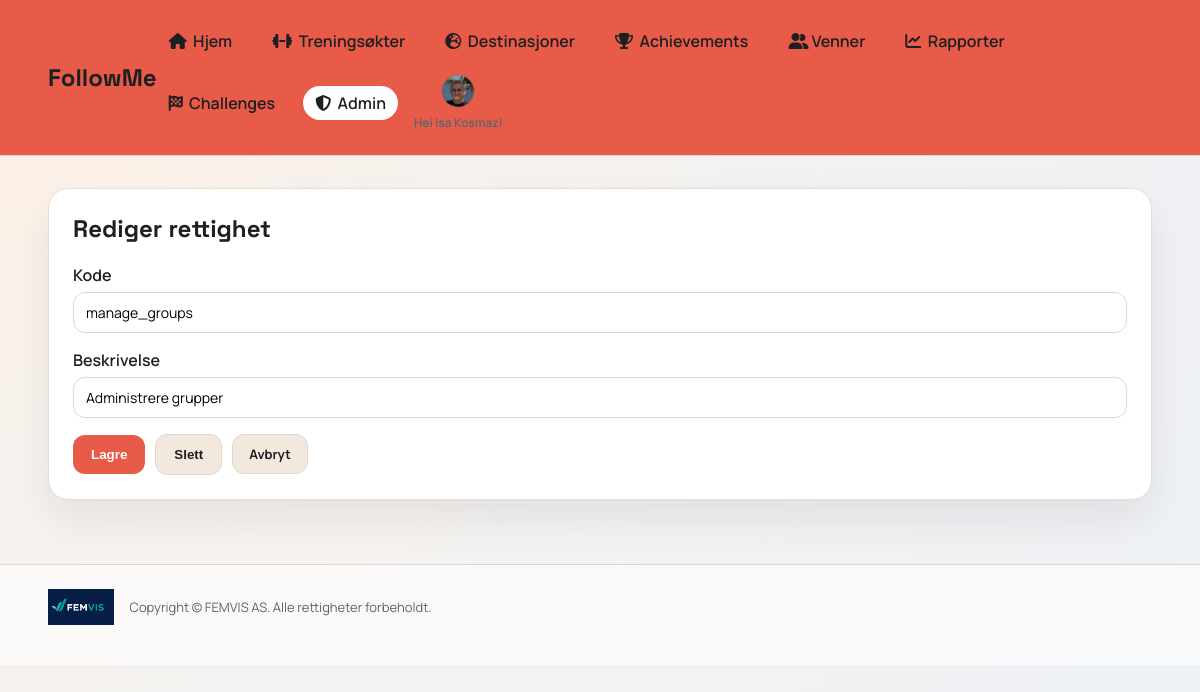
Page /admin/permissions/2/edit (signed in) on the committed database.
### app.py (models this page shows)
class User(db.Model):
    id = db.Column(db.Integer, primary_key=True)
    username = db.Column(db.String(40), unique=True, nullable=False)
    full_name = db.Column(db.String(120), nullable=False)
    email = db.Column(db.String(120), unique=True, nullable=False)
    password_hash = db.Column(db.String(255), nullable=False)
    role = db.Column(db.String(20), default="user", nullable=False)
    avatar_color = db.Column(db.String(20), default="#2d7d46", nullable=False)
    avatar_icon = db.Column(db.String(20), default="boot", nullable=False)
    avatar_image = db.Column(db.String(255), nullable=True)
    created_at = db.Column(db.DateTime, default=datetime.utcnow, nullable=False)

class Permission(db.Model):
    id = db.Column(db.Integer, primary_key=True)
    code = db.Column(db.String(80), unique=True, nullable=False)
    description = db.Column(db.String(200), nullable=True)

### app.py (the view)
@app.route("/admin/permissions/<int:permission_id>/edit", methods=["GET", "POST"])
@login_required
def admin_permission_edit(permission_id):
    admin = get_current_user()
    if admin.role != "admin":
        flash("Du har ikke tilgang.")
        return redirect(url_for("index"))
    permission = db.session.get(Permission, permission_id)
    if not permission:
        flash("Fant ikke rettighet.")
        return redirect(url_for("admin_permissions"))
    if request.method == "POST":
        permission.code = request.form["code"].strip()
        permission.description = request.form["description"].strip()
        db.session.commit()
        flash("Rettighet oppdatert.")
        return redirect(url_for("admin_permissions"))
    return render_template("admin_permission_edit.html", user=admin, permission=permission)

### app.py (called while the page is built)
def login_required(view):
    @wraps(view)
    def wrapper(*args, **kwargs):
        if "user_id" not in session:
            return redirect(url_for("login"))
        user = db.session.get(User, session["user_id"])
        if not user:
            session.clear()
            return redirect(url_for("login"))
        return view(*args, **kwargs)
    return wrapper

def get_current_user():
    if "user_id" not in session:
        return None
    user = db.session.get(User, session["user_id"])
    if not user:
        session.clear()
        return None
    return user

### templates/admin_permission_edit.html (shortened to what this page needs)
{% extends "base.html" %}
{% set title = "Rediger rettighet" %}
{% block content %}
<section class="card">
  <h2>Rediger rettighet</h2>
  <form method="post" class="form">
    <label>Kode
      <input type="text" name="code" value="{{ permission.code }}" required>
    </label>
    <label>Beskrivelse
      <input type="text" name="description" value="{{ permission.description }}">
    </label>
    <div class="form-actions">
      <button class="button" type="submit">Lagre</button>
      <button class="button secondary" type="submit" form="delete-permission">Slett</button>
      <a class="button secondary small" href="{{ url_for('admin_permissions') }}">Avbryt</a>
    </div>
  </form>
</section>
{% endblock %}

### templates/base.html (shortened to what this page needs)
<!doctype html>
<html lang="no">
<head>
  <link rel="stylesheet" href="{{ url_for('static', filename='css/style.css') }}">
  <link rel="stylesheet" href="https://cdnjs.cloudflare.com/ajax/libs/font-awesome/6.5.2/css/all.min.css">
</head>
<body>
  <div class="app-shell">
    <header class="topbar">
      <a class="brand-link" href="{{ url_for('index') }}"><div class="brand">FollowMe</div></a>
      {% if user %}
      <div class="nav-shell">
        <nav class="nav">
          <a href="{{ url_for('index') }}" class="{% if request.path == url_for('index') %}active{% endif %}"><i class="fa-solid fa-house"></i>&nbsp; Hjem</a>
          <a href="{{ url_for('workouts') }}" class="{% if request.path.startswith(url_for('workouts')) %}active{% endif %}"><i class="fa-solid fa-dumbbell"></i>&nbsp; Treningsøkter</a>
          <a href="{{ url_for('destinations') }}" class="{% if request.path.startswith(url_for('destinations')) %}active{% endif %}"><i class="fa-solid fa-earth-europe"></i>&nbsp; Destinasjoner</a>
          <a href="{{ url_for('achievements') }}" class="{% if request.path.startswith(url_for('achievements')) %}active{% endif %}"><i class="fa-solid fa-trophy"></i>&nbsp; Achievements</a>
          <a href="{{ url_for('friends') }}" class="{% if request.path.startswith(url_for('friends')) %}active{% endif %}"><i class="fa-solid fa-user-group"></i> Venner</a>
          <a href="{{ url_for('reports') }}" class="{% if request.path.startswith(url_for('reports')) %}active{% endif %}"><i class="fa-solid fa-chart-line"></i>&nbsp; Rapporter</a>
          <a href="{{ url_for('challenges') }}" class="{% if request.path.startswith(url_for('challenges')) %}active{% endif %}"><i class="fa-solid fa-flag-checkered"></i>&nbsp; Challenges</a>
          {% if user.role == 'admin' %}
          <a href="{{ url_for('admin_dashboard') }}" class="{% if request.path.startswith('/admin') %}active{% endif %}"><i class="fa-solid fa-shield-halved"></i>&nbsp; Admin</a>
          {% endif %}
          <div class="nav-avatar-wrap">
            <a class="nav-avatar {% if user.avatar_image %}has-image{% endif %}" href="{{ url_for('profile') }}" style="--accent: {{ user.avatar_color }}" aria-label="Profil">
              {% if user.avatar_image %}
                <img src="{{ url_for('static', filename='uploads/' ~ user.avatar_image) }}" alt="Avatar">
              {% endif %}
            </a>
            <div class="nav-welcome">Hei {{ user.full_name }}!</div>
          </div>
        </nav>
      </div>
      {% endif %}
    </header>
    <main class="main">
      {% block content %}{% endblock %}
    </main>
    <footer class="footer">
      <div class="footer-inner">
        <img src="{{ url_for('static', filename='img/logo.jpg') }}" alt="FEMVIS AS logo">
        <p>Copyright © FEMVIS AS. Alle rettigheter forbeholdt.</p>
      </div>
    </footer>
  </div>
</body>
</html>

### static/css/style.css (style rules this page uses)
:root { --bg: #f6f2ee; --bg-2: #edf1f6; --card: #ffffff; --ink: #1e1f22; --muted: #5d6470; --accent: #2d7d46; --accent-2: #d96d4e; --stroke: #e0d7ce; }
* { box-sizing: border-box; }
body { margin: 0; font-family: "Manrope", sans-serif; color: var(--ink); background: radial-gradient(circle at top left, #fff1e6 0%, var(--bg) 35%, var(--bg-2) 100%); }
.app-shell { min-height: 100vh; }
.topbar { display: flex; align-items: center; justify-content: space-between; padding: 24px 48px; position: sticky; top: 0; backdrop-filter: blur(6px); background: #e85b48; border-bottom: 1px solid var(--stroke); z-index: 10; }
.brand { font-family: "Space Grotesk", sans-serif; font-size: 24px; font-weight: 700; }
.brand-link { text-decoration: none; color: inherit; }
.nav { display: flex; gap: 16px; flex-wrap: wrap; align-items: center; }
.nav a { text-decoration: none; color: var(--ink); font-weight: 600; padding: 6px 12px; border-radius: 999px; }
.nav a.active { background: var(--card); }
.nav a.nav-avatar { padding: 0; }
.nav-avatar { width: 34px; height: 34px; border-radius: 50%; background: var(--accent); display: flex; align-items: center; justify-content: center; color: #fff; font-weight: 700; overflow: hidden; border: 1px solid rgba(0, 0, 0, 0.08); padding: 0; }
.nav-avatar img { width: 100%; height: 100%; object-fit: cover; display: block; border-radius: 50%; }
.nav-avatar.has-image { background: transparent; }
.nav-avatar-wrap { position: relative; display: flex; align-items: center; flex-direction: column; gap: 6px; }
.nav-welcome { font-size: 12px; color: var(--muted); font-weight: 600; text-align: center; max-width: 140px; }
.nav-shell { display: flex; align-items: center; gap: 12px; position: relative; }
.main { padding: 32px 48px 64px; }
.footer { padding: 24px 48px 40px; border-top: 1px solid var(--stroke); background: rgba(255, 255, 255, 0.6); }
.footer-inner { display: flex; align-items: center; gap: 16px; flex-wrap: wrap; }
.footer-inner img { height: 36px; }
.footer-inner p { margin: 0; color: var(--muted); font-size: 13px; }
.card { background: var(--card); border-radius: 20px; padding: 24px; box-shadow: 0 18px 40px rgba(29, 31, 34, 0.08); border: 1px solid rgba(224, 215, 206, 0.8); }
.card h2 { margin-top: 0; font-family: "Space Grotesk", sans-serif; }
.form { display: grid; gap: 16px; }
.form label { display: grid; gap: 6px; font-weight: 600; }
input, select { border: 1px solid var(--stroke); border-radius: 12px; padding: 10px 12px; font-size: 14px; font-family: "Manrope", sans-serif; }
.button { background: #e85b48; color: #fff; border: none; padding: 12px 18px; border-radius: 12px; font-weight: 700; cursor: pointer; text-decoration: none; display: inline-block; text-align: center; }
.button.secondary { background: #f2e8de; color: var(--ink); border: 1px solid var(--stroke); }
.button.small { padding: 10px 16px; font-size: 13px; }
.form-actions { display: flex; flex-wrap: wrap; gap: 10px; align-items: center; }

### rows in the picture
User: avatar_image (picture), full_name "Isa Kosmaz"
Permission: code "manage_groups", description "Administrere grupper"
